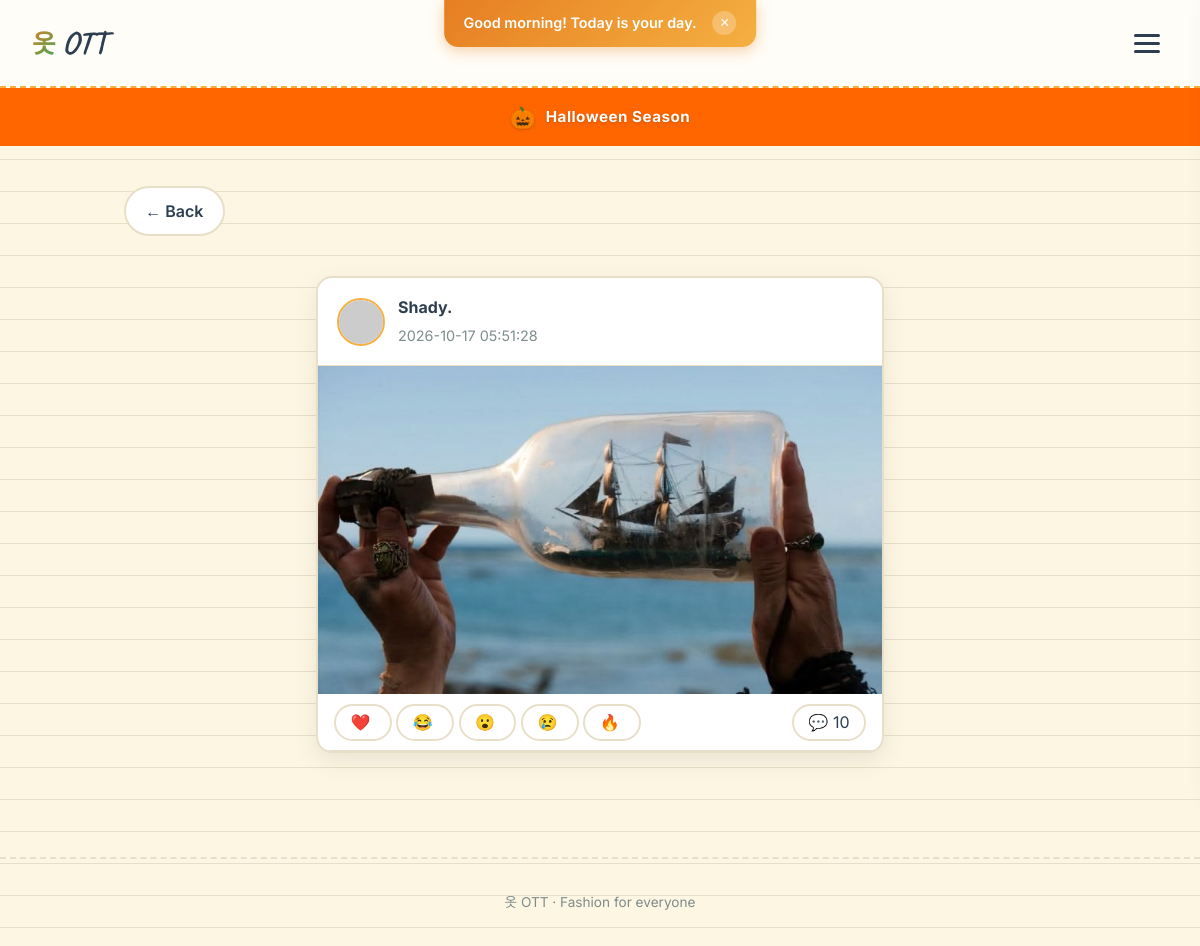
/p/8, run on the app's committed database.
### tables this page shows
CREATE TABLE users (
    id INTEGER PRIMARY KEY AUTOINCREMENT,
    username TEXT UNIQUE NOT NULL,
    email TEXT UNIQUE NOT NULL,
    hash TEXT NOT NULL,
    city TEXT,
    country TEXT,
    created_at TIMESTAMP DEFAULT CURRENT_TIMESTAMP
, avatar_path TEXT DEFAULT '', bio TEXT DEFAULT '', avatar_emoji TEXT DEFAULT '', avatar_type TEXT DEFAULT 'seasonal', avatar_style TEXT DEFAULT 'thumbs', streak INTEGER DEFAULT 1, last_active DATE, achievements TEXT DEFAULT '', is_private INTEGER DEFAULT 0);

CREATE TABLE posts (
    id INTEGER PRIMARY KEY AUTOINCREMENT,
    user_id INTEGER NOT NULL,
    media_path TEXT,
    media_type TEXT DEFAULT 'image',
    note TEXT,
    is_public INTEGER DEFAULT 1,
    created_at TIMESTAMP DEFAULT CURRENT_TIMESTAMP
, is_story INTEGER DEFAULT 0, expires_at TIMESTAMP, duration_hours INTEGER DEFAULT 24);

### app.py (the view)
@app.route("/p/<int:post_id>")
def view_post(post_id):
    row = db.execute("SELECT * FROM posts WHERE id = ?", post_id)
    if not row:
        return apology("Not found", 404)
    p = dict(row[0])
    u = db.execute("SELECT id, username, avatar_path, avatar_emoji FROM users WHERE id = ?", p["user_id"])
    p["author"] = dict(u[0]) if u else {"username": "Someone", "id": 0}
    if request.args.get("json") == "1":
        return jsonify({"id": p["id"], "media_url": "/static/" + p["media_path"], "media_type": p["media_type"], "note": p.get("note") or "", "user_id": p["user_id"]})
    try:
        p["likes"] = db.execute("SELECT COUNT(*) AS c FROM post_reactions WHERE post_id = ?", post_id)[0]["c"]
        p["comments_count"] = db.execute("SELECT COUNT(*) AS c FROM post_comments WHERE post_id = ?", post_id)[0]["c"]
        p["is_liked"] = False
        if session.get("user_id"):
            r = db.execute("SELECT id FROM post_reactions WHERE user_id = ? AND post_id = ?", session["user_id"], post_id)
            p["is_liked"] = len(r) > 0
        comments = db.execute("SELECT c.*, u.username, u.avatar_path, u.avatar_emoji FROM post_comments c JOIN users u ON c.user_id = u.id WHERE c.post_id = ? ORDER BY c.created_at ASC", post_id)
    except Exception:
        p["likes"] = 0
        p["comments_count"] = 0
        p["is_liked"] = False
        comments = []
    return render_template("view_post.html", post=p, comments=comments)

### app.py (called while the page is built)
@app.context_processor
def inject_globals():
    from translations import get_text
    lang = session.get("lang", "en")
    season_name, season_emoji, season_color = get_seasonal_theme()
    return {
        "lang": lang,
        "t": lambda key: get_text(key, lang),
        "season_name": season_name,
        "season_emoji": season_emoji,
        "season_color": season_color,
    }

### helpers.py (called while the page is built)
def get_seasonal_theme():
    from datetime import datetime
    month = datetime.now().month
    themes = {
        1:  ("Winter Cozy", "❄️", "#87CEEB"),
        2:  ("Valentine",   "💕", "#FF69B4"),
        3:  ("Spring",      "🌸", "#FFB6C1"),
        4:  ("Spring",      "🌸", "#FFB6C1"),
        5:  ("Summer",      "☀️", "#FFD700"),
        6:  ("Summer",      "☀️", "#FFD700"),
        7:  ("Summer Vibes", "🏖️", "#00CED1"),
        8:  ("Late Summer", "🌊", "#20B2AA"),
        9:  ("Pre-Fall",    "🍃", "#DAA520"),
        10: ("Halloween",   "🎃", "#FF6600"),
        11: ("Autumn",      "🍂", "#8B4513"),
        12: ("Christmas",   "🎄", "#DC143C"),
    }
    return themes.get(month, ("Default", "✨", "#E67E22"))

### translations.py (called while the page is built)
def get_text(key, lang="en"):
    return TRANSLATIONS.get(lang, TRANSLATIONS["en"]).get(key, key)

### templates/view_post.html (shortened to what this page needs)
{% extends "layout.html" %}
{% block main %}
<a href="/community" class="back-btn">← Back</a>
<div class="post-page">
    <div class="post-card">
        <div class="post-header">
            {% if post.author.avatar_path %}
                <img src="{{ url_for('static', filename=post.author.avatar_path) }}" class="post-avatar">
            {% elif post.author.avatar_emoji %}
                <div class="post-avatar-emoji">{{ post.author.avatar_emoji }}</div>
            {% else %}
                <img src="https://api.dicebear.com/7.x/thumbs/svg?seed={{ post.author.username }}&backgroundColor=f5b041,e67e22,27ae60,1e8449" class="post-avatar">
            {% endif %}
            <div class="post-author-info">
                <a href="/u/{{ post.author.username }}" class="post-author-name">{{ post.author.username }}</a>
                <small class="muted">{{ post.created_at }}</small>
            </div>
        </div>
        <div class="post-media">
            {% if post.media_type == 'video' %}
                <video src="{{ url_for('static', filename=post.media_path) }}" controls></video>
            {% else %}
                <img src="{{ url_for('static', filename=post.media_path) }}" class="clickable" onclick="openLightbox(this.src)">
            {% endif %}
        </div>
        <div class="reactions-row" data-post-id="{{ post.id }}">
            {% for emoji in ["❤️", "😂", "😮", "😢", "🔥"] %}
            <button class="reaction-btn" onclick="reactToPost({{ post.id }}, '{{ emoji }}')" data-emoji="{{ emoji }}">
                {{ emoji }} <span class="reaction-count" data-emoji="{{ emoji }}"></span>
            </button>
            {% endfor %}
            <button class="reaction-btn comment-toggle" onclick="toggleComments()">
                💬 <span id="comments-toggle-count">{{ comments|length }}</span>
            </button>
        </div>
    </div>
</div>
{% endblock %}

### data on the page
users: author.username "Shady."
posts: created_at "2026-10-17 05:51:28", media_path (picture)

### other printed values
{{ season_emoji }} "🎃"
{{ season_name }} "Halloween"
{{ emoji }} "❤️" "😂" "😮" "😢" "🔥"
{{ comments|length }} "10"
